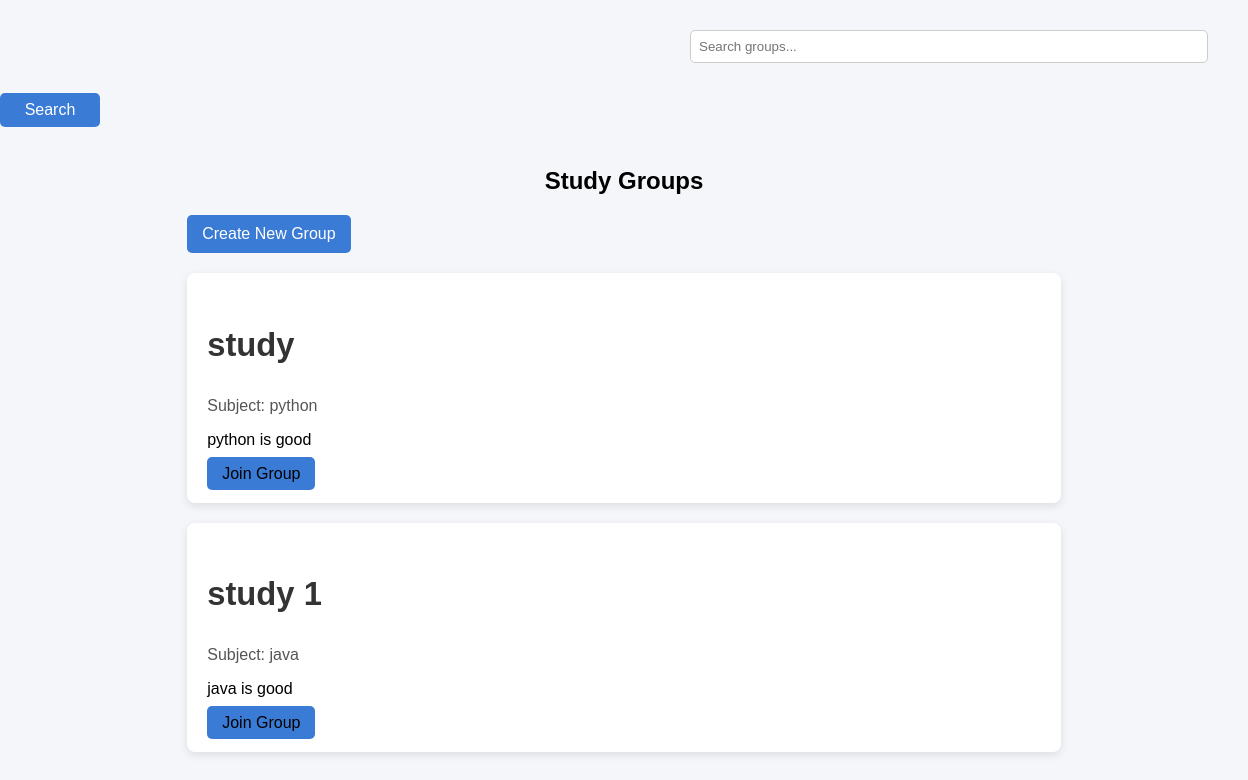
Before: /groups/ (signed in) with the older database file.
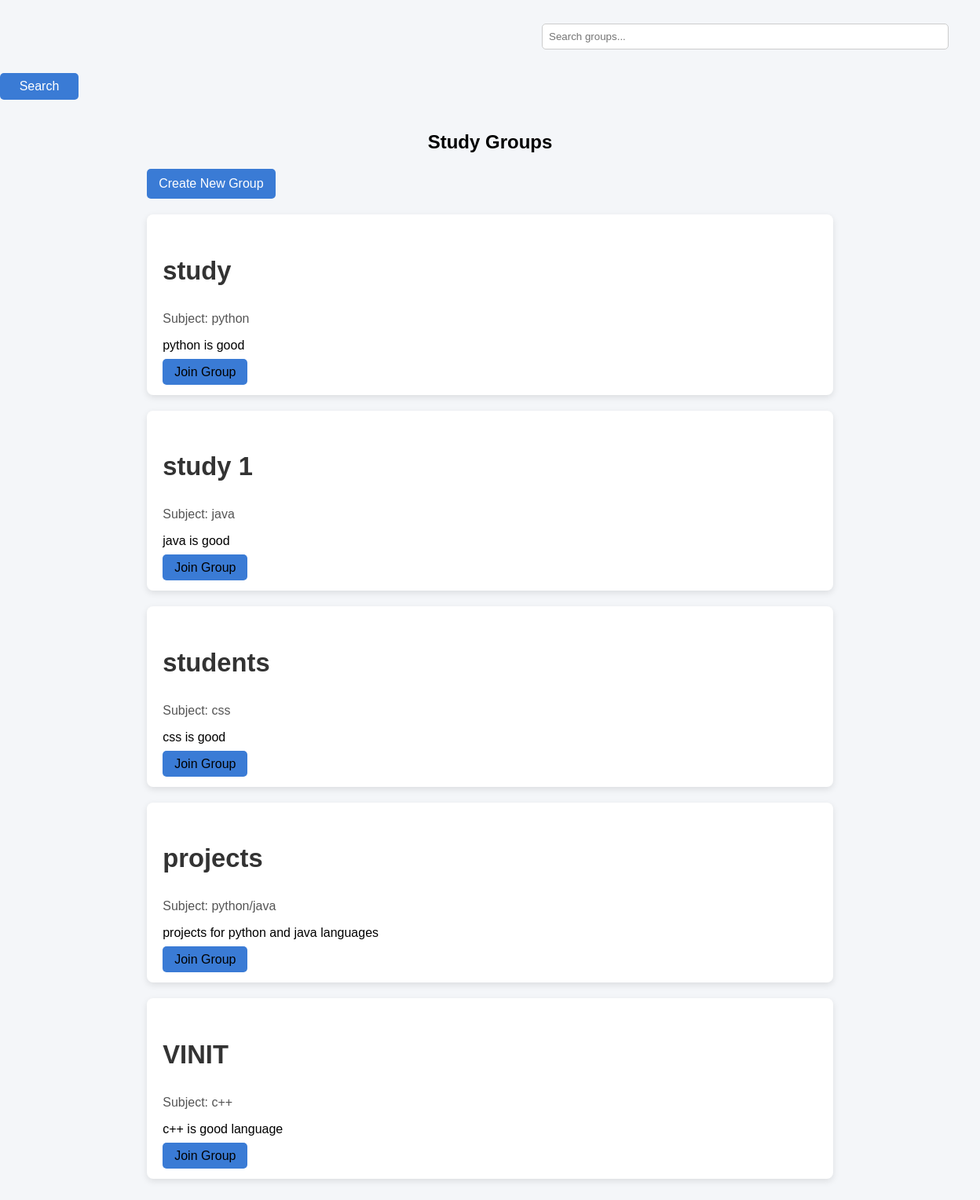
After: the same page with the newer database file.
### groups/models.py (models this page shows, shortened)
class Group(models.Model):
    name = models.CharField(max_length=100)
    subject = models.CharField(max_length=100)
    description = models.TextField()
    creator = models.ForeignKey(User, on_delete=models.CASCADE)
    members = models.ManyToManyField(User, related_name='study_groups')

### groups/views.py (the view)
# urls.py: path('', views.group_list, name='group_list'),
@login_required
def group_list(request):
    query = request.GET.get('q')
    if query:
        groups = Group.objects.filter(name__icontains=query)
    else:
        groups = Group.objects.all()
    context = {
        'groups': groups
    }
    return render(request, 'groups/group_list.html', context)

### groups/templates/groups/group_list.html (shortened to what this page needs)
{% load static %}
<!DOCTYPE html>
<html>
    <head>
        <link rel="stylesheet" href="{% static 'groups/css/groups.css' %}">
    </head>
    <body>
        <form method="GET" class="search-bar">
            <input type="text" name="q" placeholder="Search groups..." />
            <button type="submit">Search</button>
        </form>
        <div class="group-container">
            <h2>Study Groups</h2>
            <a href="/groups/create/" class="create-btn">Create New Group</a>
            {% for group in groups %}
            <div class="group-card">
                <div class="group-title">
                    <h3>
                    <a href="{% url 'group_detail' group.id %}">
                    {{ group.name }}
                    </a>
                    </h3>
                </div>
                <div class="group-subject">Subject: {{ group.subject }}</div>
                <p>{{ group.description }}</p>
                <a href="{% url 'join_group' group.id %}" class="join-btn">Join Group</a>
            </div>
            {% empty %}
            <p>No groups available.</p>
            {% endfor %}
        </div>
    </body>
</html>

### groups/static/groups/css/groups.css (style rules this page uses)
body { font-family: Arial, sans-serif; background:#f4f6f9; margin:0; padding:0; }
.search-bar { margin-bottom:20px; }
.search-bar input { padding:8px; margin: 30px; margin-left: 690px; width:500px; border:1px solid #ccc; border-radius:5px; }
.search-bar button { padding:8px 15px; width: 100px; background:#3a7bd5; color:white; border:none; border-radius:5px; cursor:pointer; }
h2 { text-align:center; margin-bottom:20px; }
input, textarea { width:100%; padding:10px; margin-bottom:15px; border:1px solid #ccc; border-radius:5px; }
button { width:100%; padding:10px; background:#3a7bd5; border:none; color:white; font-size:16px; border-radius:5px; cursor:pointer; }
.group-container { width:80%; margin:40px auto; }
.group-card { background:white; padding:20px; margin-bottom:20px; border-radius:8px; box-shadow:0px 3px 8px rgba(0,0,0,0.1); }
.join-btn { background:#3a7bd5; color:white; padding:8px 15px; text-decoration:none; border-radius:5px; }
.group-title { font-size:20px; font-weight:bold; }
.group-subject { color:#555; }
.create-btn { display:inline-block; margin-bottom:20px; padding:10px 15px; background:#3a7bd5; color:white; text-decoration:none; border-radius:5px; }
.group-container { width:70%; margin:40px auto; font-family:Arial; }
.group-title { font-size:28px; margin-bottom:20px; color:#333; }
.group-card a { text-decoration: none; color: inherit; }

Changed rows visible on the page:
added Group: name "students", subject "css", description "css is good"
added Group: name "projects", subject "python/java", description "projects for python and java languages"
added Group: name "VINIT", subject "c++", description "c++ is good language"
